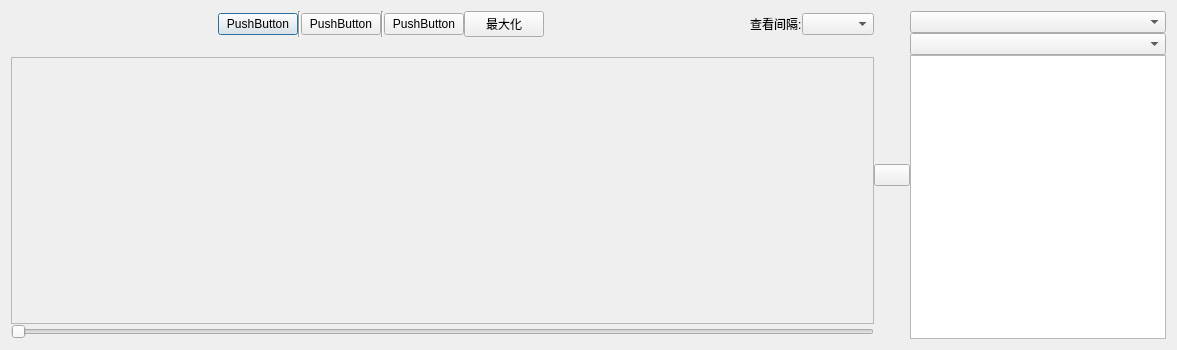
<?xml version="1.0" encoding="UTF-8"?>
<ui version="4.0">
 <class>BaseCurveDialog</class>
 <widget class="QDialog" name="BaseCurveDialog">
  <property name="geometry">
   <rect>
    <x>0</x>
    <y>0</y>
    <width>1177</width>
    <height>350</height>
   </rect>
  </property>
  <property name="sizePolicy">
   <sizepolicy hsizetype="Preferred" vsizetype="Preferred">
    <horstretch>0</horstretch>
    <verstretch>0</verstretch>
   </sizepolicy>
  </property>
  <property name="maximumSize">
   <size>
    <width>16777215</width>
    <height>16777215</height>
   </size>
  </property>
  <property name="windowTitle">
   <string>Dialog</string>
  </property>
  <layout class="QHBoxLayout" name="horizontalLayout_3">
   <property name="spacing">
    <number>0</number>
   </property>
   <item>
    <layout class="QVBoxLayout" name="verticalLayout_2">
     <item>
      <layout class="QHBoxLayout" name="horizontalLayout_2">
       <item>
        <layout class="QHBoxLayout" name="horizontalLayout">
         <item>
          <spacer name="horizontalSpacer">
           <property name="orientation">
            <enum>Qt::Horizontal</enum>
           </property>
           <property name="sizeHint" stdset="0">
            <size>
             <width>40</width>
             <height>20</height>
            </size>
           </property>
          </spacer>
         </item>
         <item>
          <widget class="QPushButton" name="pushButton_print">
           <property name="toolTip">
            <string extracomment="打印曲线"/>
           </property>
           <property name="text">
            <string>PushButton</string>
           </property>
          </widget>
         </item>
         <item>
          <widget class="Line" name="line_3">
           <property name="orientation">
            <enum>Qt::Vertical</enum>
           </property>
          </widget>
         </item>
         <item>
          <widget class="QPushButton" name="pushButton_pic">
           <property name="toolTip">
            <string extracomment="另存为图片"/>
           </property>
           <property name="text">
            <string>PushButton</string>
           </property>
          </widget>
         </item>
         <item>
          <widget class="Line" name="line_2">
           <property name="orientation">
            <enum>Qt::Vertical</enum>
           </property>
          </widget>
         </item>
         <item>
          <widget class="QPushButton" name="pushButton_slider">
           <property name="text">
            <string>PushButton</string>
           </property>
          </widget>
         </item>
         <item>
          <widget class="QPushButton" name="pushButton_max">
           <property name="text">
            <string>最大化</string>
           </property>
          </widget>
         </item>
         <item>
          <spacer name="horizontalSpacer_3">
           <property name="orientation">
            <enum>Qt::Horizontal</enum>
           </property>
           <property name="sizeHint" stdset="0">
            <size>
             <width>40</width>
             <height>20</height>
            </size>
           </property>
          </spacer>
         </item>
         <item>
          <widget class="QLabel" name="label">
           <property name="maximumSize">
            <size>
             <width>70</width>
             <height>16777215</height>
            </size>
           </property>
           <property name="text">
            <string>查看间隔:</string>
           </property>
          </widget>
         </item>
         <item>
          <widget class="QComboBox" name="comboBox"/>
         </item>
        </layout>
       </item>
      </layout>
     </item>
     <item>
      <layout class="QHBoxLayout" name="horizontalLayout_4">
       <item>
        <spacer name="horizontalSpacer_2">
         <property name="orientation">
          <enum>Qt::Horizontal</enum>
         </property>
         <property name="sizeHint" stdset="0">
          <size>
           <width>40</width>
           <height>20</height>
          </size>
         </property>
        </spacer>
       </item>
       <item>
        <widget class="QLabel" name="label_updatetime">
         <property name="minimumSize">
          <size>
           <width>150</width>
           <height>0</height>
          </size>
         </property>
         <property name="maximumSize">
          <size>
           <width>150</width>
           <height>16777215</height>
          </size>
         </property>
         <property name="text">
          <string/>
         </property>
         <property name="alignment">
          <set>Qt::AlignRight|Qt::AlignTrailing|Qt::AlignVCenter</set>
         </property>
        </widget>
       </item>
      </layout>
     </item>
     <item>
      <widget class="QFrame" name="frame">
       <property name="sizePolicy">
        <sizepolicy hsizetype="Expanding" vsizetype="Expanding">
         <horstretch>0</horstretch>
         <verstretch>0</verstretch>
        </sizepolicy>
       </property>
       <property name="frameShape">
        <enum>QFrame::StyledPanel</enum>
       </property>
       <property name="frameShadow">
        <enum>QFrame::Raised</enum>
       </property>
      </widget>
     </item>
     <item>
      <widget class="QSlider" name="horizontalSlider">
       <property name="orientation">
        <enum>Qt::Horizontal</enum>
       </property>
      </widget>
     </item>
    </layout>
   </item>
   <item>
    <widget class="QPushButton" name="pushButton">
     <property name="maximumSize">
      <size>
       <width>36</width>
       <height>16777215</height>
      </size>
     </property>
     <property name="styleSheet">
      <string notr="true"/>
     </property>
     <property name="text">
      <string/>
     </property>
    </widget>
   </item>
   <item>
    <layout class="QVBoxLayout" name="verticalLayout_3">
     <item>
      <widget class="QComboBox" name="comboBox_station">
       <property name="sizePolicy">
        <sizepolicy hsizetype="Preferred" vsizetype="Fixed">
         <horstretch>0</horstretch>
         <verstretch>0</verstretch>
        </sizepolicy>
       </property>
      </widget>
     </item>
     <item>
      <widget class="QComboBox" name="comboBox_2">
       <property name="sizePolicy">
        <sizepolicy hsizetype="Preferred" vsizetype="Fixed">
         <horstretch>0</horstretch>
         <verstretch>0</verstretch>
        </sizepolicy>
       </property>
      </widget>
     </item>
     <item>
      <widget class="QTableWidget" name="tableWidget">
       <property name="sizePolicy">
        <sizepolicy hsizetype="Preferred" vsizetype="Preferred">
         <horstretch>0</horstretch>
         <verstretch>0</verstretch>
        </sizepolicy>
       </property>
      </widget>
     </item>
    </layout>
   </item>
  </layout>
 </widget>
 <resources/>
 <connections/>
</ui>
